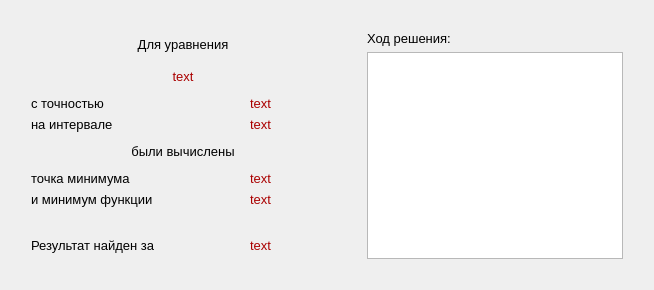
<?xml version="1.0" encoding="UTF-8"?>
<ui version="4.0">
 <class>Result</class>
 <widget class="QDialog" name="Result">
  <property name="geometry">
   <rect>
    <x>0</x>
    <y>0</y>
    <width>654</width>
    <height>290</height>
   </rect>
  </property>
  <property name="minimumSize">
   <size>
    <width>654</width>
    <height>290</height>
   </size>
  </property>
  <property name="maximumSize">
   <size>
    <width>654</width>
    <height>290</height>
   </size>
  </property>
  <property name="windowTitle">
   <string>результат вычислений</string>
  </property>
  <layout class="QGridLayout" name="gridLayout_3">
   <item row="1" column="2">
    <spacer name="verticalSpacer_2">
     <property name="orientation">
      <enum>Qt::Vertical</enum>
     </property>
     <property name="sizeHint" stdset="0">
      <size>
       <width>20</width>
       <height>40</height>
      </size>
     </property>
    </spacer>
   </item>
   <item row="1" column="3" colspan="2">
    <layout class="QVBoxLayout" name="verticalLayout_2">
     <item>
      <widget class="QLabel" name="label_2">
       <property name="text">
        <string>&lt;html&gt;&lt;head/&gt;&lt;body&gt;&lt;p align=&quot;justify&quot;&gt;&lt;span style=&quot; font-size:10pt;&quot;&gt;Ход решения:&lt;/span&gt;&lt;/p&gt;&lt;/body&gt;&lt;/html&gt;</string>
       </property>
      </widget>
     </item>
     <item>
      <widget class="QTextBrowser" name="calculationsOut">
       <property name="focusPolicy">
        <enum>Qt::NoFocus</enum>
       </property>
      </widget>
     </item>
    </layout>
   </item>
   <item row="1" column="1">
    <layout class="QVBoxLayout" name="verticalLayout">
     <item>
      <widget class="QLabel" name="label">
       <property name="text">
        <string>&lt;html&gt;&lt;head/&gt;&lt;body&gt;&lt;p align=&quot;center&quot;&gt;&lt;span style=&quot; font-size:10pt;&quot;&gt;Для уравнения&lt;/span&gt;&lt;/p&gt;&lt;/body&gt;&lt;/html&gt;</string>
       </property>
      </widget>
     </item>
     <item>
      <widget class="QLabel" name="equation">
       <property name="text">
        <string>&lt;html&gt;&lt;head/&gt;&lt;body&gt;&lt;p align=&quot;center&quot;&gt;&lt;span style=&quot; font-size:10pt; color:#aa0000;&quot;&gt;text&lt;/span&gt;&lt;/p&gt;&lt;/body&gt;&lt;/html&gt;</string>
       </property>
      </widget>
     </item>
     <item>
      <layout class="QGridLayout" name="gridLayout">
       <item row="0" column="0">
        <widget class="QLabel" name="label_3">
         <property name="text">
          <string>&lt;html&gt;&lt;head/&gt;&lt;body&gt;&lt;p align=&quot;justify&quot;&gt;&lt;span style=&quot; font-size:10pt;&quot;&gt;с точностью&lt;/span&gt;&lt;/p&gt;&lt;/body&gt;&lt;/html&gt;</string>
         </property>
        </widget>
       </item>
       <item row="0" column="1">
        <widget class="QLabel" name="accuracy">
         <property name="text">
          <string>&lt;html&gt;&lt;head/&gt;&lt;body&gt;&lt;p align=&quot;center&quot;&gt;&lt;span style=&quot; font-size:10pt; color:#aa0000;&quot;&gt;text&lt;/span&gt;&lt;/p&gt;&lt;/body&gt;&lt;/html&gt;</string>
         </property>
        </widget>
       </item>
       <item row="1" column="0">
        <widget class="QLabel" name="label_5">
         <property name="text">
          <string>&lt;html&gt;&lt;head/&gt;&lt;body&gt;&lt;p align=&quot;justify&quot;&gt;&lt;span style=&quot; font-size:10pt;&quot;&gt;на интервале&lt;/span&gt;&lt;/p&gt;&lt;/body&gt;&lt;/html&gt;</string>
         </property>
        </widget>
       </item>
       <item row="1" column="1">
        <widget class="QLabel" name="interval">
         <property name="text">
          <string>&lt;html&gt;&lt;head/&gt;&lt;body&gt;&lt;p align=&quot;center&quot;&gt;&lt;span style=&quot; font-size:10pt; color:#aa0000;&quot;&gt;text&lt;/span&gt;&lt;/p&gt;&lt;/body&gt;&lt;/html&gt;</string>
         </property>
        </widget>
       </item>
      </layout>
     </item>
     <item>
      <widget class="QLabel" name="label_7">
       <property name="text">
        <string>&lt;html&gt;&lt;head/&gt;&lt;body&gt;&lt;p align=&quot;center&quot;&gt;&lt;span style=&quot; font-size:10pt;&quot;&gt;были вычислены&lt;/span&gt;&lt;/p&gt;&lt;/body&gt;&lt;/html&gt;</string>
       </property>
      </widget>
     </item>
     <item>
      <layout class="QGridLayout" name="gridLayout_2">
       <item row="0" column="0">
        <widget class="QLabel" name="label_8">
         <property name="text">
          <string>&lt;html&gt;&lt;head/&gt;&lt;body&gt;&lt;p align=&quot;justify&quot;&gt;&lt;span style=&quot; font-size:10pt;&quot;&gt;точка минимума&lt;/span&gt;&lt;/p&gt;&lt;/body&gt;&lt;/html&gt;</string>
         </property>
        </widget>
       </item>
       <item row="1" column="1">
        <widget class="QLabel" name="minFunc">
         <property name="text">
          <string>&lt;html&gt;&lt;head/&gt;&lt;body&gt;&lt;p align=&quot;center&quot;&gt;&lt;span style=&quot; font-size:10pt; color:#aa0000;&quot;&gt;text&lt;/span&gt;&lt;/p&gt;&lt;/body&gt;&lt;/html&gt;</string>
         </property>
        </widget>
       </item>
       <item row="1" column="0">
        <widget class="QLabel" name="label_9">
         <property name="text">
          <string>&lt;html&gt;&lt;head/&gt;&lt;body&gt;&lt;p align=&quot;justify&quot;&gt;&lt;span style=&quot; font-size:10pt;&quot;&gt;и минимум функции&lt;/span&gt;&lt;/p&gt;&lt;/body&gt;&lt;/html&gt;</string>
         </property>
        </widget>
       </item>
       <item row="0" column="1">
        <widget class="QLabel" name="minPoint">
         <property name="text">
          <string>&lt;html&gt;&lt;head/&gt;&lt;body&gt;&lt;p align=&quot;center&quot;&gt;&lt;span style=&quot; font-size:10pt; color:#aa0000;&quot;&gt;text&lt;/span&gt;&lt;/p&gt;&lt;/body&gt;&lt;/html&gt;</string>
         </property>
        </widget>
       </item>
      </layout>
     </item>
     <item>
      <spacer name="horizontalSpacer_3">
       <property name="orientation">
        <enum>Qt::Horizontal</enum>
       </property>
       <property name="sizeHint" stdset="0">
        <size>
         <width>40</width>
         <height>20</height>
        </size>
       </property>
      </spacer>
     </item>
     <item>
      <layout class="QHBoxLayout" name="horizontalLayout">
       <item>
        <widget class="QLabel" name="label_4">
         <property name="text">
          <string>&lt;html&gt;&lt;head/&gt;&lt;body&gt;&lt;p align=&quot;justify&quot;&gt;&lt;span style=&quot; font-size:10pt;&quot;&gt;Результат найден за&lt;/span&gt;&lt;/p&gt;&lt;/body&gt;&lt;/html&gt;</string>
         </property>
        </widget>
       </item>
       <item>
        <widget class="QLabel" name="steps">
         <property name="text">
          <string>&lt;html&gt;&lt;head/&gt;&lt;body&gt;&lt;p align=&quot;center&quot;&gt;&lt;span style=&quot; font-size:10pt; color:#aa0000;&quot;&gt;text&lt;/span&gt;&lt;/p&gt;&lt;/body&gt;&lt;/html&gt;</string>
         </property>
        </widget>
       </item>
      </layout>
     </item>
    </layout>
   </item>
   <item row="1" column="0">
    <spacer name="verticalSpacer">
     <property name="orientation">
      <enum>Qt::Vertical</enum>
     </property>
     <property name="sizeHint" stdset="0">
      <size>
       <width>20</width>
       <height>40</height>
      </size>
     </property>
    </spacer>
   </item>
   <item row="1" column="5">
    <spacer name="verticalSpacer_3">
     <property name="orientation">
      <enum>Qt::Vertical</enum>
     </property>
     <property name="sizeHint" stdset="0">
      <size>
       <width>20</width>
       <height>40</height>
      </size>
     </property>
    </spacer>
   </item>
   <item row="2" column="1" colspan="4">
    <spacer name="horizontalSpacer_2">
     <property name="orientation">
      <enum>Qt::Horizontal</enum>
     </property>
     <property name="sizeHint" stdset="0">
      <size>
       <width>40</width>
       <height>20</height>
      </size>
     </property>
    </spacer>
   </item>
   <item row="0" column="1" colspan="4">
    <spacer name="horizontalSpacer">
     <property name="orientation">
      <enum>Qt::Horizontal</enum>
     </property>
     <property name="sizeHint" stdset="0">
      <size>
       <width>40</width>
       <height>20</height>
      </size>
     </property>
    </spacer>
   </item>
  </layout>
 </widget>
 <resources/>
 <connections/>
</ui>
